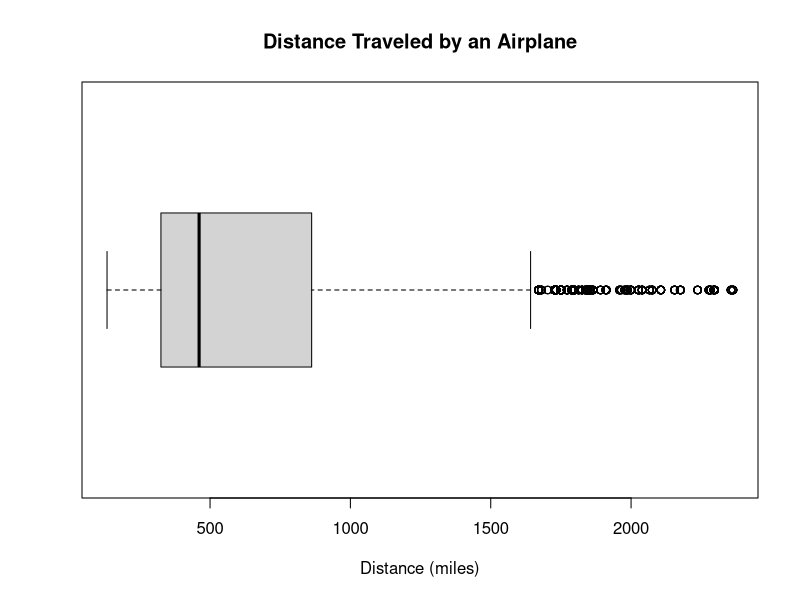
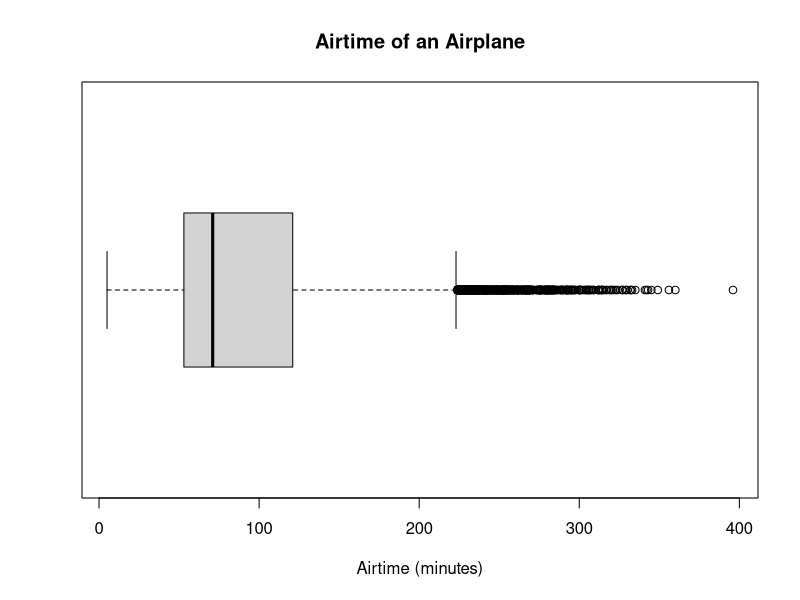
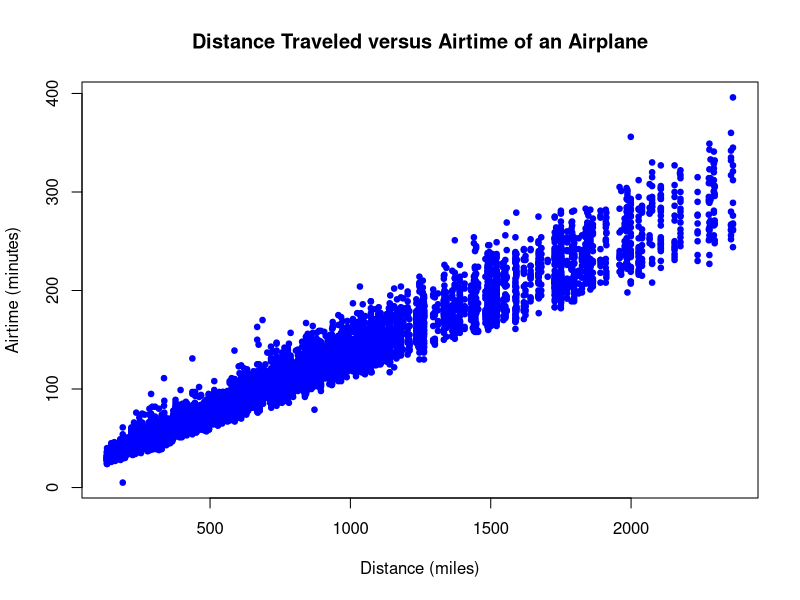
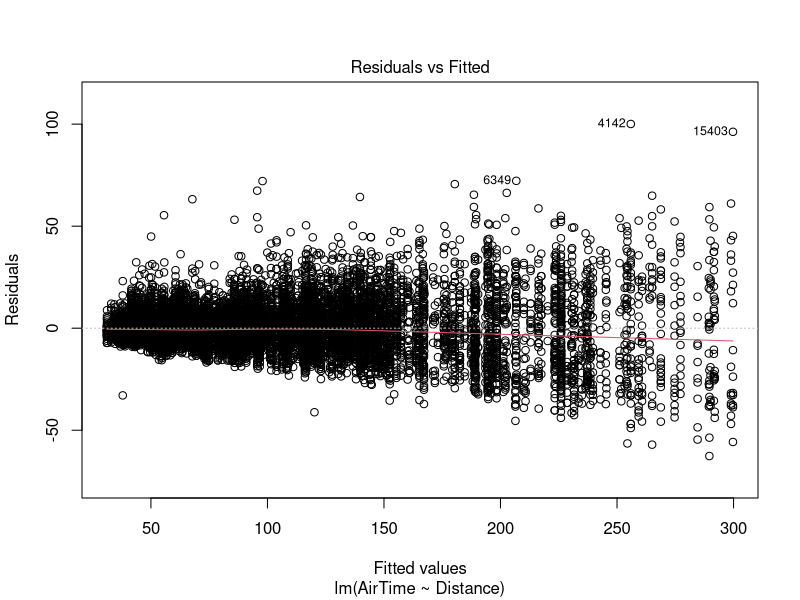
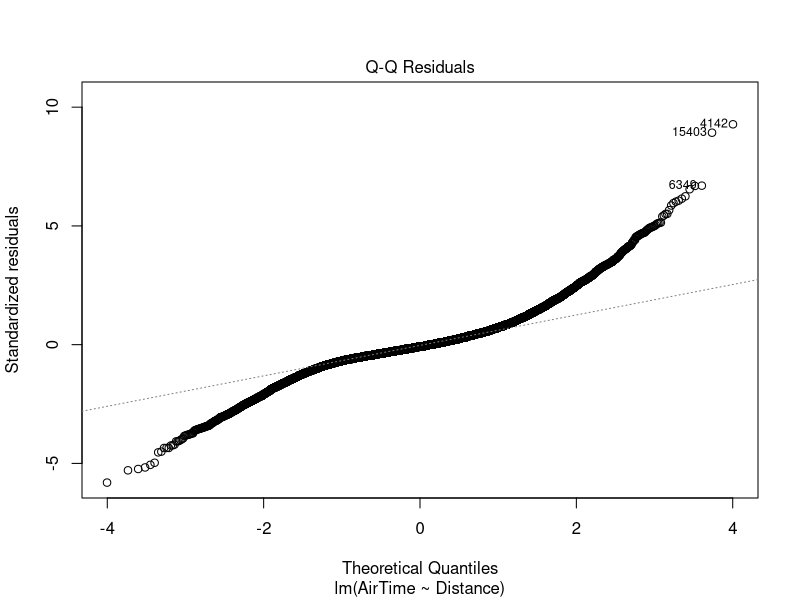
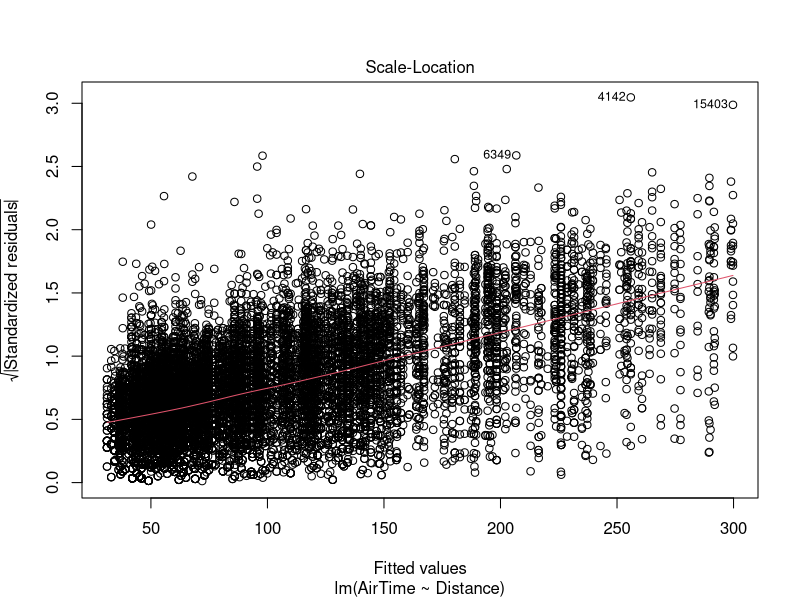
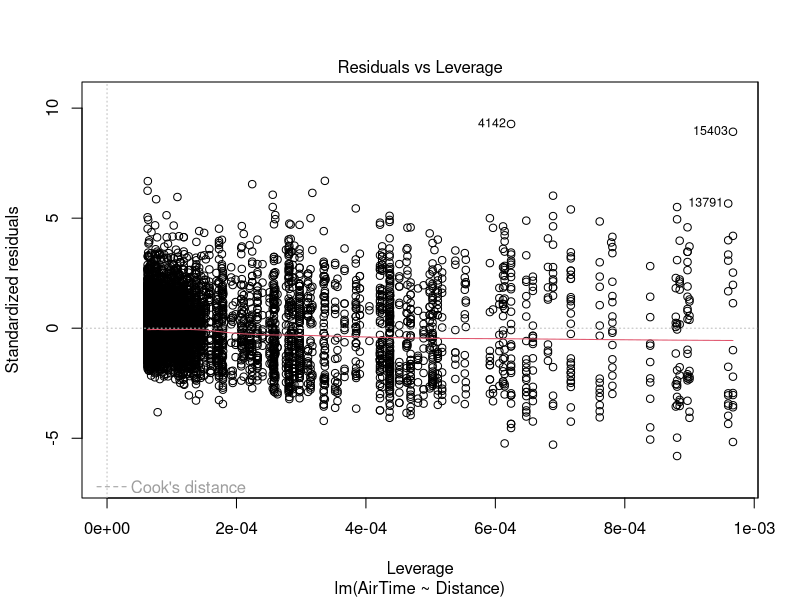
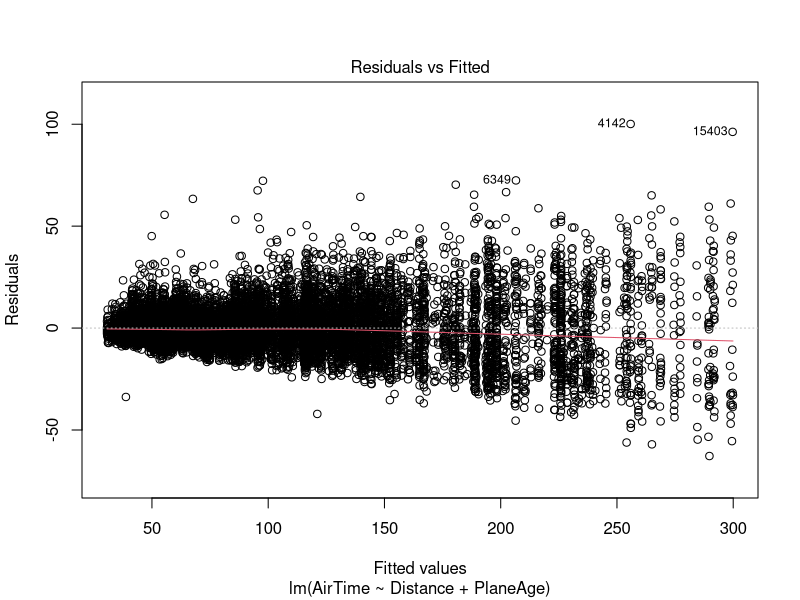

Generate these figures, in order, with R:
## ---- chunk 1
knitr::opts_chunk$set(echo = TRUE)
## ---- chunk 2
df <- read.csv("flights.csv")
## ---- chunk 3
i <- sample(1:nrow(df), nrow(df) * 0.80, replace = FALSE)
train <- df[i,]
test <- df[-i,] 
## ---- chunk 4
head(train, n=10)
## ---- chunk 5
summary(train)
## ---- chunk 6
nrow(train)
## ---- chunk 7
ncol(train)
## ---- chunk 8
str(train)
## ---- chunk 9
colSums(is.na(train))
## ---- chunk 10
boxplot(train$Distance, data=train, horizontal=TRUE,
        main="Distance Traveled by an Airplane",xlab="Distance (miles)")
## ---- chunk 11
boxplot(train$AirTime, data=train, horizontal=TRUE,
        main="Airtime of an Airplane",xlab="Airtime (minutes)")
## ---- chunk 12
plot(train$Distance, train$AirTime, pch = 19, cex=0.75, col="blue",
     main="Distance Traveled versus Airtime of an Airplane", 
     xlab="Distance (miles)", ylab="Airtime (minutes)")
## ---- chunk 13
lm1 <- lm(AirTime~Distance, data=train)
summary(lm1)

## ---- chunk 14
plot(lm1)
## ---- chunk 15
lm2 <- lm(AirTime~Distance + PlaneAge, data = train)
summary(lm2)
## ---- chunk 16
plot(lm2)
## ---- chunk 17
lm3 <- lm(AirTime~Distance + PlaneAge + ArrDelay, data=train)
summary(lm3)
## ---- chunk 18
plot(lm3)
## ---- chunk 19

pred1 <- predict(lm1, newdata=test)

## ---- chunk 20
correlation1 <- cor(pred1, test$AirTime)
print(paste("correlation: ", correlation1))

## ---- chunk 21
mse1 <- mean((pred1 - test$AirTime)^2)
print(paste("mse: ", mse1))
## ---- chunk 22
rmse1 <- sqrt(mse1)
print(paste("rmse: ", rmse1))
## ---- chunk 23

pred2 <- predict(lm2, newdata=test)

## ---- chunk 24
correlation2 <- cor(pred2, test$AirTime)
print(paste("correlation: ", correlation2))

## ---- chunk 25
mse2 <- mean((pred2 - test$AirTime)^2)
print(paste("mse: ", mse2))
## ---- chunk 26
rmse2 <- sqrt(mse2)
print(paste("rmse: ", rmse2))
## ---- chunk 27

pred3 <- predict(lm3, newdata=test)

## ---- chunk 28
correlation3 <- cor(pred3, test$AirTime)
print(paste("correlation: ", correlation3))

## ---- chunk 29
mse3 <- mean((pred3 - test$AirTime)^2)
print(paste("mse: ", mse3))
## ---- chunk 30
rmse3 <- sqrt(mse3)
print(paste("rmse: ", rmse3))
